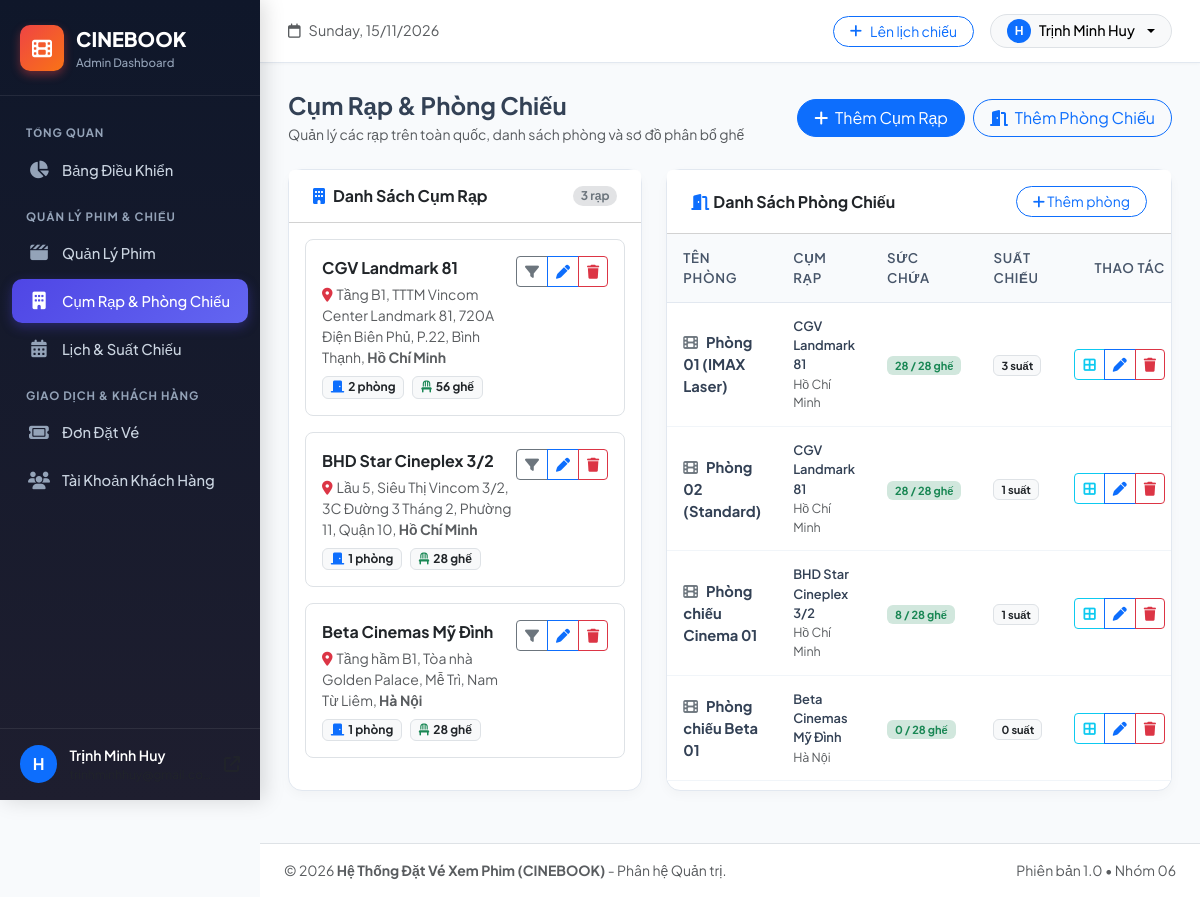
Page /admin/cinemas.php on the committed database.
### tables this page shows
CREATE TABLE `cinemas` (
    `id` INT AUTO_INCREMENT PRIMARY KEY,
    `name` VARCHAR(150) NOT NULL,
    `address` VARCHAR(255) NOT NULL,
    `city` VARCHAR(100) NOT NULL,
    `created_at` DATETIME DEFAULT CURRENT_TIMESTAMP
);

CREATE TABLE `rooms` (
    `id` INT AUTO_INCREMENT PRIMARY KEY,
    `cinema_id` INT NOT NULL,
    `name` VARCHAR(50) NOT NULL,
    `total_seats` INT NOT NULL DEFAULT 0,
    `created_at` DATETIME DEFAULT CURRENT_TIMESTAMP,
    CONSTRAINT `fk_rooms_cinema` FOREIGN KEY (`cinema_id`) REFERENCES `cinemas` (`id`) ON DELETE CASCADE
);

### admin/cinemas.php (the view, shortened to what this page needs)
<?php
require_once __DIR__ . '/header.php';
$cinemas = $conn->query("
    SELECT c.*,
           COUNT(r.id) AS total_rooms,
           COALESCE(SUM(r.total_seats), 0) AS total_capacity
    FROM cinemas c
    LEFT JOIN rooms r ON c.id = r.cinema_id
    GROUP BY c.id
    ORDER BY c.id ASC
");
$selectedCinemaId = isset($_GET['cinema_id']) ? (int)$_GET['cinema_id'] : 0;
$roomQuery = "
    SELECT r.*, c.name AS cinema_name, c.city,
           (SELECT COUNT(*) FROM seats s WHERE s.room_id = r.id) AS actual_seats_count,
           (SELECT COUNT(*) FROM showtimes st WHERE st.room_id = r.id) AS total_showtimes
    FROM rooms r
    JOIN cinemas c ON r.cinema_id = c.id
";
$roomQuery .= " ORDER BY r.cinema_id ASC, r.id ASC";
$rooms = $conn->query($roomQuery);
?>
<div class="d-flex flex-column flex-md-row justify-content-between align-items-md-center mb-4 gap-3">
    <div>
        <h4 class="fw-bold mb-1">Cụm Rạp & Phòng Chiếu</h4>
        <p class="text-muted mb-0 small">Quản lý các rạp trên toàn quốc, danh sách phòng và sơ đồ phân bổ ghế</p>
    </div>
    <div class="d-flex gap-2">
        <button class="btn btn-primary rounded-pill px-3" data-bs-toggle="modal" data-bs-target="#cinemaModal" onclick="openAddCinemaModal()">
            <i class="fa-solid fa-plus me-1"></i> Thêm Cụm Rạp
        </button>
        <button class="btn btn-outline-primary rounded-pill px-3" data-bs-toggle="modal" data-bs-target="#roomModal" onclick="openAddRoomModal()">
            <i class="fa-solid fa-door-open me-1"></i> Thêm Phòng Chiếu
        </button>
    </div>
</div>
<div class="row g-4 mb-4">
    <div class="col-12 col-xl-5">
        <div class="card h-100">
            <div class="card-header bg-white py-3 px-4 d-flex justify-content-between align-items-center">
                <h6 class="fw-bold mb-0">
                    <i class="fa-solid fa-building text-primary me-2"></i>Danh Sách Cụm Rạp
                </h6>
                <span class="badge bg-secondary-subtle text-secondary rounded-pill"><?= $cinemas ? $cinemas->num_rows : 0 ?> rạp</span>
            </div>
            <div class="p-3">
                <?php if ($cinemas && $cinemas->num_rows > 0): ?>
                    <div class="list-group list-group-flush">
                        <?php while ($c = $cinemas->fetch_assoc()): ?>
                            <div class="list-group-item p-3 border rounded-3 mb-3 bg-white <?= $selectedCinemaId === (int)$c['id'] ? 'border-primary shadow-sm bg-primary-subtle' : '' ?>">
                                <div class="d-flex justify-content-between align-items-start">
                                    <div>
                                        <div class="fw-bold text-slate-800 fs-6"><?= htmlspecialchars($c['name']) ?></div>
                                        <div class="text-muted small mt-1">
                                            <i class="fa-solid fa-location-dot text-danger me-1"></i><?= htmlspecialchars($c['address']) ?>, <strong><?= htmlspecialchars($c['city']) ?></strong>
                                        </div>
                                        <div class="d-flex gap-2 mt-2">
                                            <span class="badge bg-light text-dark border">
                                                <i class="fa-solid fa-door-closed text-primary me-1"></i><?= $c['total_rooms'] ?> phòng
                                            </span>
                                            <span class="badge bg-light text-dark border">
                                                <i class="fa-solid fa-chair text-success me-1"></i><?= $c['total_capacity'] ?> ghế
                                            </span>
                                        </div>
                                    </div>
                                    <div class="btn-group btn-group-sm">
                                        <a href="cinemas.php?cinema_id=<?= $c['id'] ?>" class="btn btn-outline-secondary" title="Xem các phòng thuộc rạp này">
                                            <i class="fa-solid fa-filter"></i>
                                        </a>
                                        <button class="btn btn-outline-primary"
                                                onclick='openEditCinemaModal(<?= json_encode($c, JSON_HEX_TAG | JSON_HEX_APOS | JSON_HEX_QUOT | JSON_HEX_AMP) ?>)'
                                                title="Sửa rạp">
                                            <i class="fa-solid fa-pen"></i>
                                        </button>
                                        <a href="cinemas.php?delete_cinema=<?= $c['id'] ?>"
                                           class="btn btn-outline-danger"
                                           data-confirm="Bạn có chắc chắn muốn xóa rạp '<?= htmlspecialchars(addslashes($c['name'])) ?>'? Toàn bộ phòng chiếu sẽ bị xóa!"
                                           title="Xóa rạp">
                                            <i class="fa-solid fa-trash"></i>
                                        </a>
                                    </div>
                                </div>
                            </div>
                        <?php endwhile; ?>
                    </div>
                <?php else: ?>
                    <div class="text-center py-4 text-muted">
                        Chưa có cụm rạp nào. Bấm nút Thêm Rạp để tạo mới.
                    </div>
                <?php endif; ?>
            </div>
        </div>
    </div>
    <div class="col-12 col-xl-7">
        <div class="card h-100">
            <div class="card-header bg-white py-3 px-4 d-flex justify-content-between align-items-center">
                <div class="d-flex align-items-center gap-2">
                    <h6 class="fw-bold mb-0">
                        <i class="fa-solid fa-door-open text-primary me-1"></i>Danh Sách Phòng Chiếu
                    </h6>
                </div>
                <button class="btn btn-sm btn-outline-primary rounded-pill px-3" data-bs-toggle="modal" data-bs-target="#roomModal" onclick="openAddRoomModal()">
                    <i class="fa-solid fa-plus"></i> Thêm phòng
                </button>
            </div>
            <div class="table-responsive">
                <table class="table table-custom align-middle">
                    <thead>
                        <tr>
                            <th>Tên Phòng</th>
                            <th>Cụm Rạp</th>
                            <th>Sức Chứa</th>
                            <th>Suất Chiếu</th>
                            <th class="text-end">Thao Tác</th>
                        </tr>
                    </thead>
                    <tbody>
                        <?php if ($rooms && $rooms->num_rows > 0): ?>
                            <?php while ($r = $rooms->fetch_assoc()): ?>
                                <tr>
                                    <td>
                                        <div class="fw-bold text-slate-800">
                                            <i class="fa-solid fa-film text-secondary me-2"></i><?= htmlspecialchars($r['name']) ?>
                                        </div>
                                    </td>
                                    <td>
                                        <div class="fw-semibold small"><?= htmlspecialchars($r['cinema_name']) ?></div>
                                        <div class="text-muted" style="font-size: 0.78rem;"><?= htmlspecialchars($r['city']) ?></div>
                                    </td>
                                    <td>
                                        <span class="badge bg-success-subtle text-success px-2 py-1">
                                            <?= $r['actual_seats_count'] ?> / <?= $r['total_seats'] ?> ghế
                                        </span>
                                    </td>
                                    <td>
                                        <span class="badge bg-light text-dark border">
                                            <?= $r['total_showtimes'] ?> suất
                                        </span>
                                    </td>
                                    <td class="text-end">
                                        <div class="btn-group btn-group-sm">
                                            <button class="btn btn-outline-info"
                                                    onclick="viewRoomSeats(<?= $r['id'] ?>, '<?= htmlspecialchars(addslashes($r['name'])) ?>')"
                                                    title="Xem sơ đồ ghế">
                                                <i class="fa-solid fa-border-all"></i>
                                            </button>
                                            <button class="btn btn-outline-primary"
                                                    onclick='openEditRoomModal(<?= json_encode($r, JSON_HEX_TAG | JSON_HEX_APOS | JSON_HEX_QUOT | JSON_HEX_AMP) ?>)'
                                                    title="Sửa phòng">
                                                <i class="fa-solid fa-pen"></i>
                                            </button>
                                            <a href="cinemas.php?delete_room=<?= $r['id'] ?>"
                                               class="btn btn-outline-danger"
                                               data-confirm="Bạn có chắc muốn xóa phòng chiếu '<?= htmlspecialchars(addslashes($r['name'])) ?>'?"
                                               title="Xóa phòng">
                                                <i class="fa-solid fa-trash"></i>
                                            </a>
                                        </div>
                                    </td>
                                </tr>
                            <?php endwhile; ?>
                        <?php endif; ?>
                    </tbody>
                </table>
            </div>
        </div>
    </div>
</div>
<?php require_once __DIR__ . '/footer.php'; ?>

### admin/header.php (style rules this page uses)
:root { --sidebar-width: 260px; --primary-color: #6366f1; --primary-hover: #4f46e5; --sidebar-bg: #0f172a; --sidebar-hover: #1e293b; --sidebar-active: #4f46e5; --text-muted: #94a3b8; --body-bg: #f8fafc; }
* { box-sizing: border-box; }
body { font-family: 'Plus Jakarta Sans', sans-serif; background-color: var(--body-bg); color: #334155; min-height: 100vh; overflow-x: hidden; }
.card { border: 1px solid #e2e8f0; border-radius: 14px; box-shadow: 0 4px 12px rgba(0, 0, 0, 0.03); background-color: #fff; transition: transform 0.2s, box-shadow 0.2s; }
.table-custom { margin-bottom: 0; }
.table-custom thead th { background-color: #f8fafc; color: #475569; font-weight: 600; font-size: 0.83rem; text-transform: uppercase; letter-spacing: 0.05em; border-bottom: 1px solid #e2e8f0; padding: 14px 16px; vertical-align: middle; }
.table-custom tbody td { padding: 14px 16px; vertical-align: middle; border-bottom: 1px solid #f1f5f9; color: #334155; font-size: 0.92rem; }

### rows in the picture
cinemas: name "CGV Landmark 81", address "Tầng B1, TTTM Vincom Center Landmark 81, 720A Điện Biên Phủ, P.22, Bình Thạnh", city "Hồ Chí Minh", total_rooms "2", total_capacity "56"
cinemas: name "BHD Star Cineplex 3/2", address "Lầu 5, Siêu Thị Vincom 3/2, 3C Đường 3 Tháng 2, Phường 11, Quận 10", city "Hồ Chí Minh", total_rooms "1", total_capacity "28"
cinemas: name "Beta Cinemas Mỹ Đình", address "Tầng hầm B1, Tòa nhà Golden Palace, Mễ Trì, Nam Từ Liêm", city "Hà Nội", total_rooms "1", total_capacity "28"
rooms: name "Phòng 01 (IMAX Laser)", cinema.name "CGV Landmark 81", cinema.city "Hồ Chí Minh", actual_seats_count "28", total_seats "28", total_showtimes "3"
rooms: name "Phòng 02 (Standard)", cinema.name "CGV Landmark 81", cinema.city "Hồ Chí Minh", actual_seats_count "28", total_seats "28", total_showtimes "1"
rooms: name "Phòng chiếu Cinema 01", cinema.name "BHD Star Cineplex 3/2", cinema.city "Hồ Chí Minh", actual_seats_count "8", total_seats "28", total_showtimes "1"
rooms: name "Phòng chiếu Beta 01", cinema.name "Beta Cinemas Mỹ Đình", cinema.city "Hà Nội", actual_seats_count "0", total_seats "28", total_showtimes "0"

### other values in the picture
$current_user['fullname'] "Trịnh Minh Huy"
$cinemas->num_rows "3"
